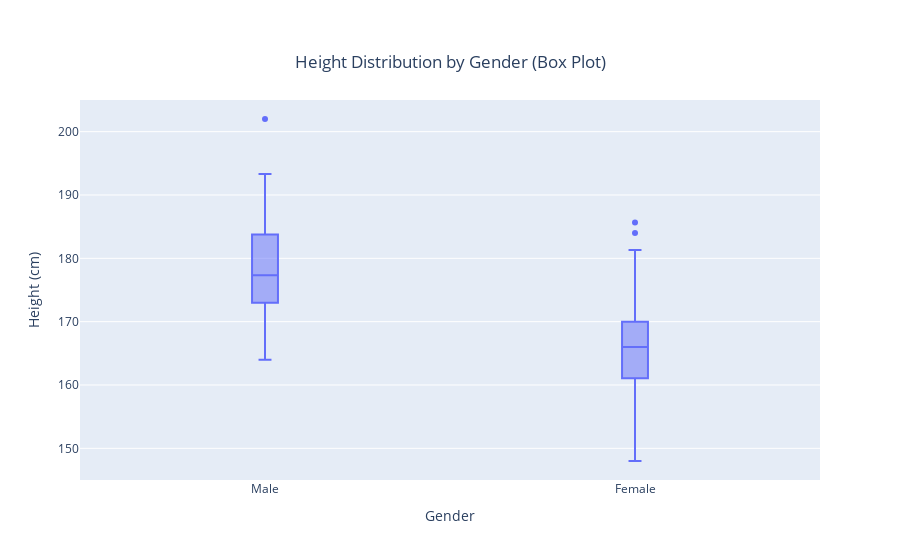

This figure's notebook cell:
### Code cell
fig = px.box(
    df,
    x='Gender',  # Group by gender
    y='Height',  # Show height distribution
    title='Height Distribution by Gender (Box Plot)'
)
fig.update_layout(
    xaxis_title='Gender',
    yaxis_title='Height (cm)',
    boxgap = 0.9,
    title_x=0.5,  # Middle align the title horizontally
    title_y=0.9  # Middle align the title vertically
)

fig.show()

### Figure 1 — Plotly figure (JSON) as saved in the notebook; plotly's stock layout.template omitted (floating-point values rounded to 4 significant figures; data arrays with more than 128 entries replaced by an {"elided": "..."} marker saying what was removed)
{"data": [{"alignmentgroup": "True", "hovertemplate": "Gender=%{x}<br>Height=%{y}<extra></extra>", "legendgroup": "", "marker": {"color": "#636efa"}, "name": "", "notched": false, "offsetgroup": "", "orientation": "v", "showlegend": false, "type": "box", "x": {"elided": "200 str values"}, "x0": " ", "xaxis": "x", "y": {"elided": "200 float values"}, "y0": " ", "yaxis": "y"}], "layout": {"boxgap": 0.9, "boxmode": "group", "legend": {"tracegroupgap": 0}, "title": {"text": "Height Distribution by Gender (Box Plot)", "x": 0.5, "y": 0.9}, "xaxis": {"anchor": "y", "domain": [0, 1], "title": {"text": "Gender"}}, "yaxis": {"anchor": "x", "domain": [0, 1], "title": {"text": "Height (cm)"}}}}
